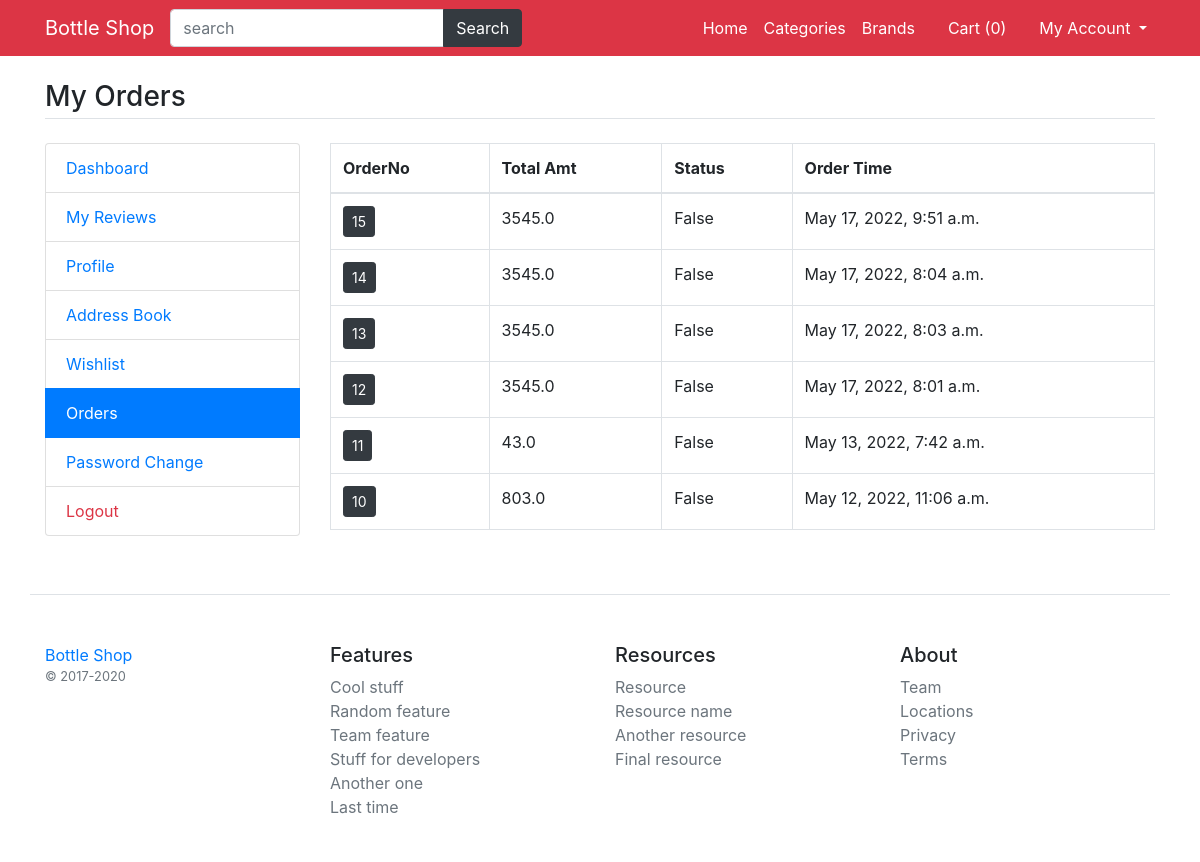
The app's page /my-orders (signed in) with its own data.
### main/models.py (models this page shows)
class CartOrder(models.Model):
    user = models.ForeignKey(User,on_delete=models.CASCADE)
    total_amt=models.FloatField()
    paid_status= models.BooleanField(default=False)
    order_dt=models.DateTimeField(auto_now_add=True)
    order_status=models.CharField(choices=status_choice,default='process',max_length=150)

### main/views.py (the view)
# urls.py: path('my-orders',views.my_orders, name='my_orders'),
def my_orders(request):
	orders=CartOrder.objects.filter(user=request.user).order_by('-id')
	return render(request,'user/orders.html',{'orders':orders})

### main/template_context.py (called while the page is built)
def get_filters(request):
    cats= Product.objects.distinct().values('category__title','category__id')
    brands= Product.objects.distinct().values('brand__title','brand__id')
    colors= ProductAttribute.objects.distinct().values('color__title','color__id','color__color_code')
    sizes= ProductAttribute.objects.distinct().values('size__title','size__id')
    minMaxPrice=ProductAttribute.objects.aggregate(Min('price'),Max('price'))
    data={
                    'colors':colors ,
                    'sizes':sizes,
                    'brands':brands,
                    'cats':cats,
                    'minMaxPrice':minMaxPrice,
    }
    return data

### main/templates/user/orders.html
{% extends 'base.html' %}
{% load static %}
{% block content %}
<main class="container my-4">
	<h3 class="my-4 border-bottom pb-1">My Orders</h3>
	<div class="row">
		<div class="col-md-3">
			{% include 'user/user-sidebar.html' %}
		</div>
		<div class="col-md-9">
			<div class="table-responsive">
				<table class="table-bordered table">
					<thead>
						<tr>
							<th>OrderNo</th>
							<th>Total Amt</th>
							<th>Status</th>
							<th>Order Time</th>
						</tr>
					</thead>
					<tbody>
						{% for order in orders %}
						<tr>
							<td><a href="{% url 'my_order_items' order.id %}" class="btn btn-sm btn-dark">{{order.id}}</a></td>
							<td>{{order.total_amt}}</td>
							<td>{{order.paid_status}}</td>
							<td>{{order.order_dt}}</td>
						</tr>
						{% endfor %}
					</tbody>
				</table>
			</div>
		</div>
	</div>
</main>
{% endblock %}

### records on screen
CartOrder: id "15", total_amt "3545.0", paid_status "False", order_dt "May 17, 2022, 9:51 a.m."
CartOrder: id "14", total_amt "3545.0", paid_status "False", order_dt "May 17, 2022, 8:04 a.m."
CartOrder: id "13", total_amt "3545.0", paid_status "False", order_dt "May 17, 2022, 8:03 a.m."
CartOrder: id "12", total_amt "3545.0", paid_status "False", order_dt "May 17, 2022, 8:01 a.m."
CartOrder: id "11", total_amt "43.0", paid_status "False", order_dt "May 13, 2022, 7:42 a.m."
CartOrder: id "10", total_amt "803.0", paid_status "False", order_dt "May 12, 2022, 11:06 a.m."

### other values on screen
{{ request.session.cartdata|length }} "0"
